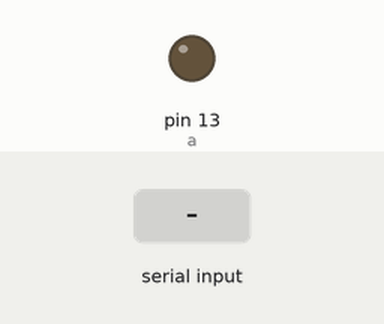
Simulated run of this sketch. Board: Arduino Uno, built with avr-gcc and run on an emulated ATmega328P. Shown: output pins drawn as LEDs (lit = HIGH). Dashed ring = blinking. The inputs (shaded band) are chosen by the test bench.

Above: at 1.2 s.
1.3 s: "2" received over Serial
At 1.45 s:
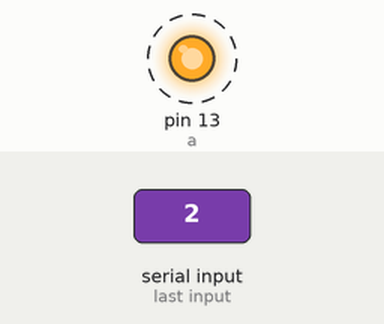
4.3 s: "1" received over Serial
At 4.3 s:
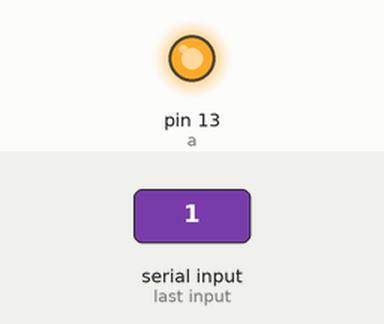
5.8 s: "0" received over Serial
At 6.3 s:
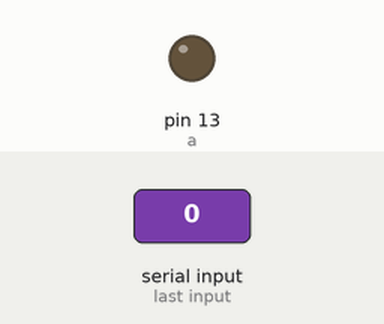
Timing chart, 0 to 8.8 s (numbered marks = the images above; inputs shaded):
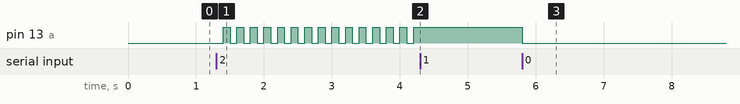

Measured:
- after the input at 1.3 s, pin 13 (a): alternates HIGH for 0.10 s and LOW for 0.10 s, starting after 0.10 s
- after the input at 4.3 s, pin 13 (a): stops changing and stays HIGH
- after the input at 5.8 s, pin 13 (a): HIGH → LOW at once

The sketch:

CONTROLLING_LED_FROM_KEYBOARD.ino
```cpp
const int a=13;
char x='0';

void setup() {
  // put your setup code here, to run once:
  pinMode(a, OUTPUT);
  Serial.begin(9600);

}

void loop() {
  // put your main code here, to run repeatedly:
  if(Serial.available())
  {
    x=Serial.read();
  }
  if(x=='1')
  {
    digitalWrite(a,HIGH);

  }
  else if(x=='0')
  {
    digitalWrite(a,LOW);
  }
  else if (x!='1' and x!='0')
  {
    digitalWrite(a,LOW);
    delay(100);
    digitalWrite(a,HIGH);
    delay(100);
  }


}
```
